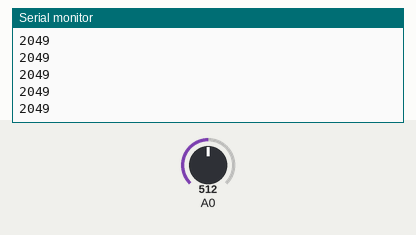
Recording of a sketch running on a simulated Arduino Uno, built with avr-gcc and run on an emulated ATmega328P. On the bench: the last lines printed to the serial monitor. The inputs (shaded band) are chosen by the test bench; at power-on: A0 = 512.

Above: at 1.2 s.
1.3 s: A0 set to 716
At 1.33 s:
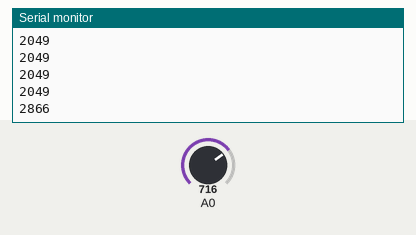
2.8 s: A0 set to 900
At 2.84 s:
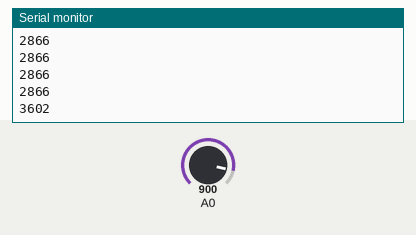
Timing chart, 0 to 5.8 s (numbered marks = the images above; inputs shaded):
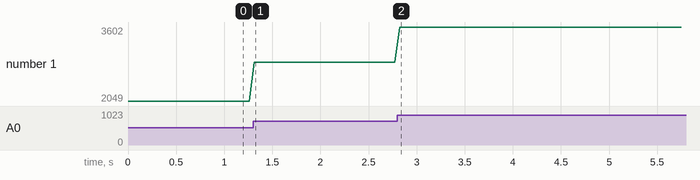

Measured:
- after the input at 1.3 s, the serial monitor: prints a new line at once (image 1)
- after the input at 2.8 s, the serial monitor: prints a new line at once (image 2)
- plotted number 1: 2049 → 2866 after the input at 1.3 s, 2866 → 3602 after the input at 2.8 s

The sketch:

analog_to_analog.ino
```cpp
#include <Wire.h>
#include <Adafruit_MCP4725.h>

Adafruit_MCP4725 dac;

// Set this value to 9, 8, 7, 6 or 5 to adjust the resolution
#define DAC_RESOLUTION    (8)

void setup(void) {
  Serial.begin(9600);
  // For Adafruit MCP4725A1 the address is 0x62 (default) or 0x63 (ADDR pin tied to VCC)
  // For MCP4725A0 the address is 0x60 or 0x61
  // For MCP4725A2 the address is 0x64 or 0x65
  // per le schede cinesi è 0x60
  dac.begin(0x60);
}

void loop(void) {
  int val = analogRead(A0);
  val = map(val, 0, 1023, 0, 4095);
  // Writes data to the DAC and the EEPROM (persisting the assigned value after reset)
  dac.setVoltage(val, false);
  Serial.println(val);
  delay(50);
}
```
